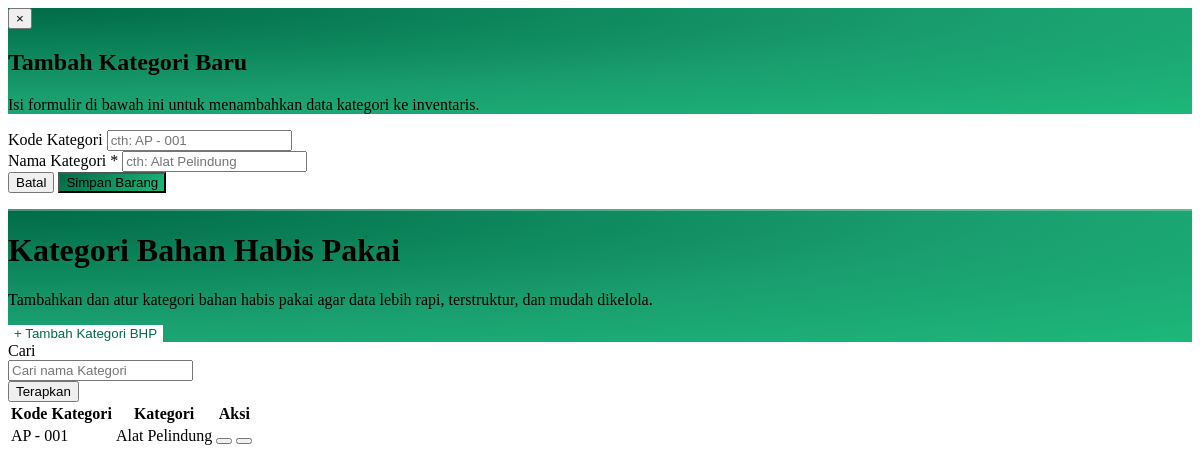
Before: /dokter/contents/kategori_bhp.php with the older database file.
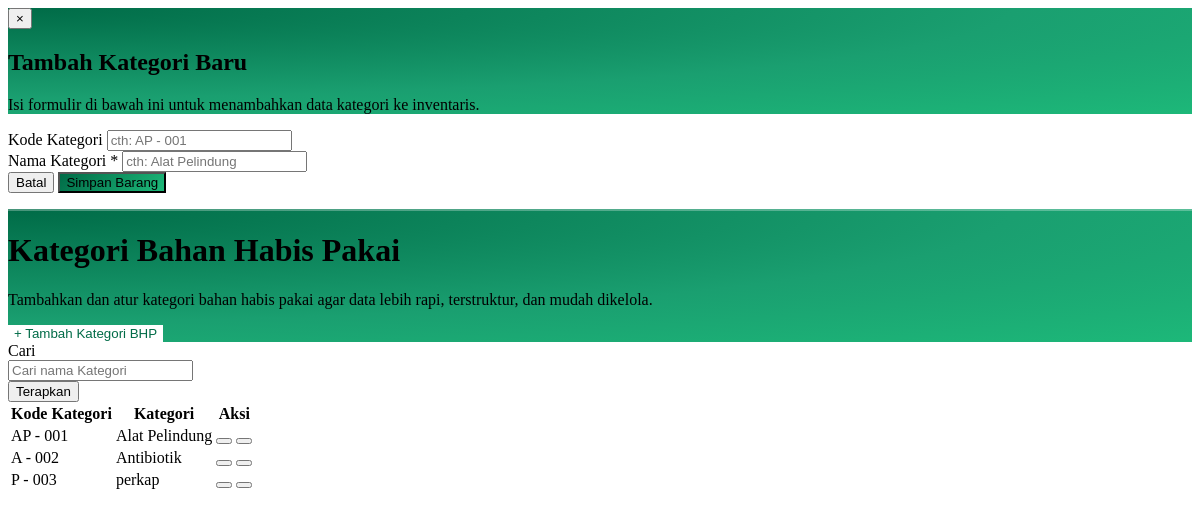
After: the same page with the newer database file.
### tables this page shows
CREATE TABLE `kategori_bhp` (
  `id_kategori` int UNSIGNED NOT NULL,
  `Kode_kategori` varchar(20) DEFAULT NULL,
  `Nama_kategori` varchar(50) NOT NULL
);

### config/database.php (called while the page is built, shortened)
<?php
class Database
{
    private static ?Database $instance = null;
    private PDO $pdo;
    private string $host     = 'localhost';
    private string $dbname   = 'db_poli_gigi';
    private string $username = 'root';
    private string $password = '';
    private string $charset  = 'utf8mb4';
    private function __construct()
    {
        $dsn = "mysql:host={$this->host};dbname={$this->dbname};charset={$this->charset}";
        $options = [
            PDO::ATTR_ERRMODE            => PDO::ERRMODE_EXCEPTION,
            PDO::ATTR_DEFAULT_FETCH_MODE => PDO::FETCH_ASSOC,
            PDO::ATTR_EMULATE_PREPARES   => false,
        ];
        try {
            $this->pdo = new PDO($dsn, $this->username, $this->password, $options);
        } catch (PDOException $e) {
            error_log('[Database] ' . $e->getMessage());
            die(json_encode([
                'status'  => 'error',
                'message' => 'Koneksi database gagal. Silakan coba lagi nanti.'
            ]));
        }
    }
    public static function getInstance(): Database
    {
        if (self::$instance === null) {
            self::$instance = new self();
        }
        return self::$instance;
    }
    public function getConnection(): PDO
    {
        return $this->pdo;
    }
}

### classes/BhpManager.php (called while the page is built, shortened)
<?php
class BhpManager
{
    private PDO $db;
    public function __construct()
    {
        $this->db = Database::getInstance()->getConnection();
    }
    public function getAllKategori(): array
    {
        return $this->db->query('SELECT * FROM kategori_bhp ORDER BY Nama_kategori ASC')->fetchAll();
    }
}

### dokter/contents/kategori_bhp.php (the view, shortened to what the changed rows need)
<?php
$mgr        = new BhpManager();
$kategoriList = $mgr->getAllKategori();
?>
<div id="modalKategori"
  class="hidden fixed inset-0 z-[9999] items-center justify-center p-4"
  style="background:rgba(15,23,42,0.45);backdrop-filter:blur(4px);"
  onclick="if(event.target===this)closeKategoriModal()">
  <div class="relative w-full max-w-lg rounded-2xl overflow-hidden shadow-2xl"
    style="background:#fff;animation:katModalIn2 .25s cubic-bezier(.34,1.56,.64,1) both;">
    <div class="relative px-7 pt-6 pb-5"
      style="background:radial-gradient(ellipse at 0% 0%,#006B47 0%,#1A9F70 60%,#1DB879 100%);">
      <h2 class="font-bold text-white text-xl leading-tight" id="kategoriModalTitle">Tambah Kategori Baru</h2>
    </div>
  </div>
</div>
<div class="w-full p-4 sm:p-6 lg:p-8">
  <div class="max-w-[1400px] mx-auto space-y-6 w-full mb-8">
    <div class="relative w-full rounded-2xl overflow-hidden mb-2"
      style="background:radial-gradient(ellipse at 0% 0%,#006B47 0%,#1A9F70 60%,#1DB879 100%);">
      <div class="relative z-10 flex flex-col sm:flex-row items-start sm:items-center justify-between gap-6 px-6 py-6 sm:px-8 sm:py-7">
        <div class="flex items-center gap-4 sm:gap-5 min-w-0">
          <div class="flex flex-col gap-1 min-w-0">
            <h1 class="font-display font-bold text-white text-xl sm:text-2xl lg:text-3xl leading-tight">Kategori Bahan Habis Pakai</h1>
          </div>
        </div>
      </div>
    </div>
    <div class="bg-white border border-slate-200 rounded-2xl shadow-sm flex flex-col">
      <div class="overflow-x-auto w-full relative z-0">
        <table class="w-full text-left whitespace-nowrap">
          <thead>
            <tr class="bg-slate-50/50 border-b border-slate-200">
              <th class="py-4 px-6 text-[11px] uppercase tracking-wider text-slate-500 font-bold w-[25%]">Kode Kategori</th>
              <th class="py-4 px-6 text-[11px] uppercase tracking-wider text-slate-500 font-bold w-[50%]">Kategori</th>
              <th class="py-4 px-6 text-[11px] uppercase tracking-wider text-slate-500 font-bold w-[25%] text-right">Aksi</th>
            </tr>
          </thead>
          <tbody id="kategoriTableBody" class="text-sm font-plex divide-y divide-slate-100 text-slate-700">
            <?php if (empty($kategoriList)): ?>
            <tr id="kategoriEmptyRow">
              <td colspan="3" class="px-6 py-12 text-center text-slate-400">
                <i class="fas fa-tags text-4xl mb-3 opacity-30 block"></i>
                Belum ada kategori. Klik "+ Tambah Kategori BHP" untuk memulai.
              </td>
            </tr>
            <?php else: ?>
            <?php
            $katColors = [
              ['bg'=>'bg-emerald-100/50','text'=>'text-emerald-700','border'=>'border-emerald-100/50'],
              ['bg'=>'bg-amber-100/50',  'text'=>'text-amber-700',  'border'=>'border-amber-100/50'],
              ['bg'=>'bg-blue-100/50',   'text'=>'text-blue-700',   'border'=>'border-blue-100/50'],
              ['bg'=>'bg-purple-100/50', 'text'=>'text-purple-700', 'border'=>'border-purple-100/50'],
              ['bg'=>'bg-rose-100/50',   'text'=>'text-rose-700',   'border'=>'border-rose-100/50'],
            ];
            foreach ($kategoriList as $i => $kat):
              $col = $katColors[$i % count($katColors)];
              $words = explode(' ', $kat['Nama_kategori']);
              $kode  = '';
              foreach ($words as $w) $kode .= strtoupper(substr($w,0,1));
              $kode .= ' - ' . str_pad($kat['id_kategori'], 3, '0', STR_PAD_LEFT);
            ?>
            <tr class="hover:bg-slate-50 transition-colors group kategori-row" data-nama="<?php echo strtolower(htmlspecialchars($kat['Nama_kategori'])); ?>">
              <td class="py-5 px-6 font-bold text-slate-700"><?php echo htmlspecialchars($kode); ?></td>
              <td class="py-5 px-6">
                <span class="inline-flex items-center px-3 py-1.5 rounded-md text-xs font-semibold <?php echo $col['bg'].' '.$col['text'].' border '.$col['border']; ?>">
                  <?php echo htmlspecialchars($kat['Nama_kategori']); ?>
                </span>
              </td>
              <td class="py-5 px-6 text-right">
                <div class="flex items-center justify-end gap-2">
                  <button onclick="editKategori(<?php echo $kat['id_kategori']; ?>, '<?php echo htmlspecialchars($kat['Nama_kategori'], ENT_QUOTES); ?>')"
                    class="text-blue-600 hover:text-blue-800 hover:bg-blue-50 w-8 h-8 flex items-center justify-center rounded-lg transition-colors border border-blue-100/50 bg-white shadow-sm" title="Edit">
                  </button>
                  <button onclick="deleteKategori(<?php echo $kat['id_kategori']; ?>, '<?php echo htmlspecialchars($kat['Nama_kategori'], ENT_QUOTES); ?>')"
                    class="text-red-500 hover:text-red-700 hover:bg-red-50 w-8 h-8 flex items-center justify-center rounded-lg transition-colors border border-red-100/50 bg-white shadow-sm" title="Hapus">
                  </button>
                </div>
              </td>
            </tr>
            <?php endforeach; ?>
            <?php endif; ?>
          </tbody>
        </table>
      </div>
    </div>
  </div>
</div>

Changed rows visible on the page:
added kategori_bhp: kode "A - 002", Nama_kategori "Antibiotik"
added kategori_bhp: kode "P - 003", Nama_kategori "perkap"
